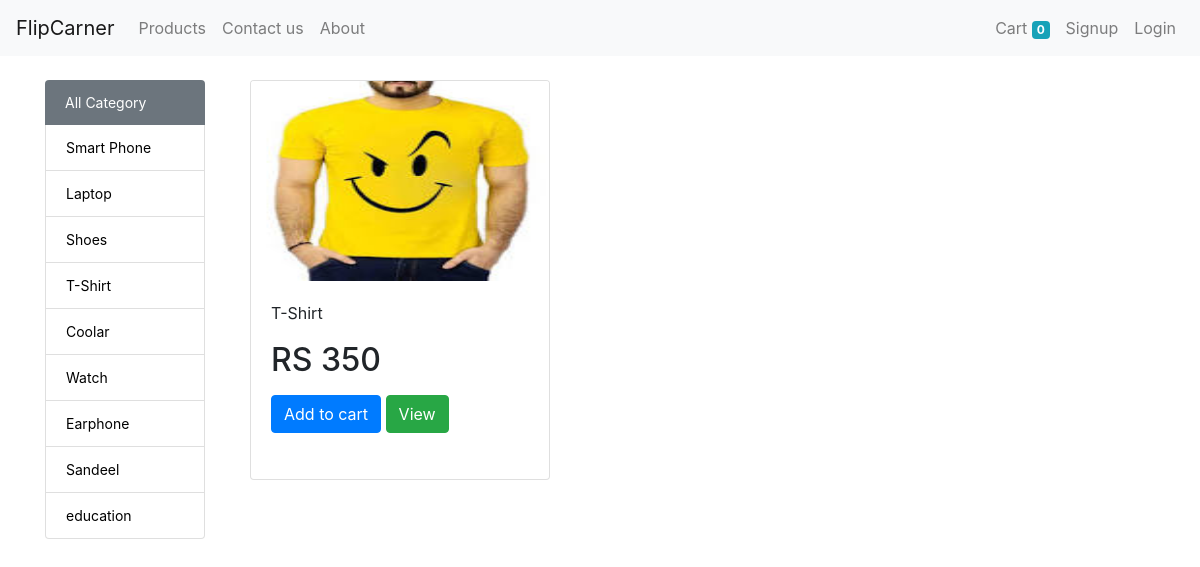
The page /?category_id=5 on the database its author committed.
### store/models/category.py (models this page shows, shortened)
class Category(models.Model):
	name = models.CharField(max_length=20)
	@staticmethod
	def getAllCategory():
		return Category.objects.all()

### store/models/product.py (models this page shows, shortened)
class Product(models.Model):
	name = models.CharField(max_length=220)
	price = models.IntegerField(default=0)
	category = models.ForeignKey(Category,on_delete=models.CASCADE,default=1)
	description = models.TextField()
	image = models.ImageField(upload_to='upload/products')
	date = models.DateTimeField(auto_now_add=True)
	@staticmethod
	def getAllProduct():
		return Product.objects.all()
	@staticmethod
	def getProductByFilter(category_id):
		if category_id:
			return Product.objects.filter(category = category_id)
		else:
			return Product.getAllProduct()

### store/views/home.py (the view, shortened to what this page needs)
# urls.py: path('',Home.as_view(), name='home'),
class Home(View):
	def get(self,request):
		cart = request.session.get('cart')
		categories = Category.getAllCategory()
		products = Product.getAllProduct().order_by('-id')
		if request.GET.get('id'):
			filterProductById = Product.objects.get(id=int(request.GET.get('id')))
			return render(request, 'productDetail.html',{"product":filterProductById,"categories":categories})
		if not cart:
			request.session['cart'] = {}
		if request.GET.get('category_id'):
			filterProduct = Product.getProductByFilter(request.GET['category_id'])
			return render(request, 'home.html',{"products":filterProduct,"categories":categories})
		return render(request, 'home.html',{"products":products,"categories":categories})

### store/templatetags/cart.py (called while the page is built)
@register.filter(name='is_in_cart')
def is_in_cart(product,cart):
	keys = cart.keys()
	for id in keys:
		if int(id) == product.id:
			return True
	return False

### store/templates/home.html (shortened to what this page needs)
{% extends 'base.html' %}
{% load cart %}
{% block content %}
<div class="container">
    <div class="row">
        <div class="col-md-2 mb-3">
            <ul class="list-group">
                <li class="list-group-item active bg-secondary border-0"><a style="text-decoration:none; color:white;" href="/">All Category</a></li>
                {% for category in categories %}
                <li class="list-group-item ctg"><a style="text-decoration:none; color:black;" href="/?category_id={{ category.id }}">{{ category.name }}</a></li>
                {% endfor %}
            </ul>
        </div>
        <div class="col-md-10">
            <div class="row product-row mx-auto mb-2">
                {% if products|length == 0 %}
                <div class="alert alert-warning col-12">
                    <strong>
                        <h3>No Product Found!</h3>
                    </strong>
                </div>
                {% elif products|length > 0 %}
                    {% for product in products %}
                    <div id="{{ product.id }}" class="col-md-4 mb-4">
                        <div class="card product-card mb-2">
                            <img class="card-img-top" src="{{ product.image.url }}" height="200px" alt="Card image cap">
                            <div class="card-body">
                                <p class="card-title">{{ product.name|truncatechars:60 }}</p>
                                <p class="card-text"><h2>RS {{ product.price }}</h2></p>
                                <form action="/#{{ product.id }}" method="POST">
                                    {% if product|is_in_cart:request.session.cart %}
                                    <a class="btn btn-warning" href="/cart">Go to cart </a>
                                    {% else %}
                                    <input class="btn btn-primary" type="submit" value="Add to cart">
                                    {% endif %}
                                    <a class="btn btn-success" href="/?id={{ product.id }}">View</a>
                                </form>
                            </div>
                        </div>
                    </div>
                    {% endfor %}
                {% endif %}
            </div>
        </div>
    </div>
</div>
{% endblock %}

### store/static/css/style.css (style rules this page uses)
.list-group { font-size:14px; }
.product-card { height: 400px; width: 300px; }
.product-card img { height: 200px; }

### rows shown on the page
Category: name "Smart Phone"
Category: name "Laptop"
Category: name "Shoes"
Category: name "T-Shirt"
Category: name "Coolar"
Category: name "Watch"
Category: name "Earphone"
Category: name "Sandeel"
Category: name "education"
Product: image (picture), name "T-Shirt", price "350"

### other values the page prints
{{ request.session.cart.keys|length }} "0"
